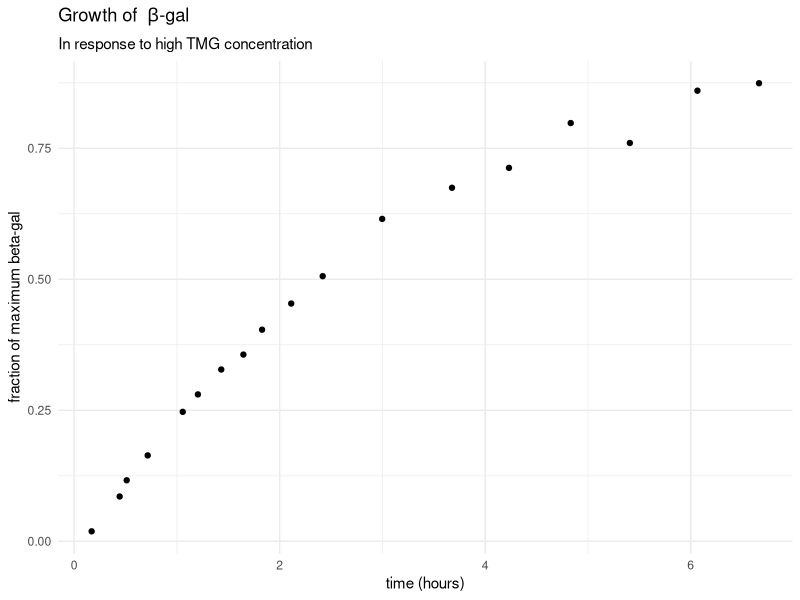
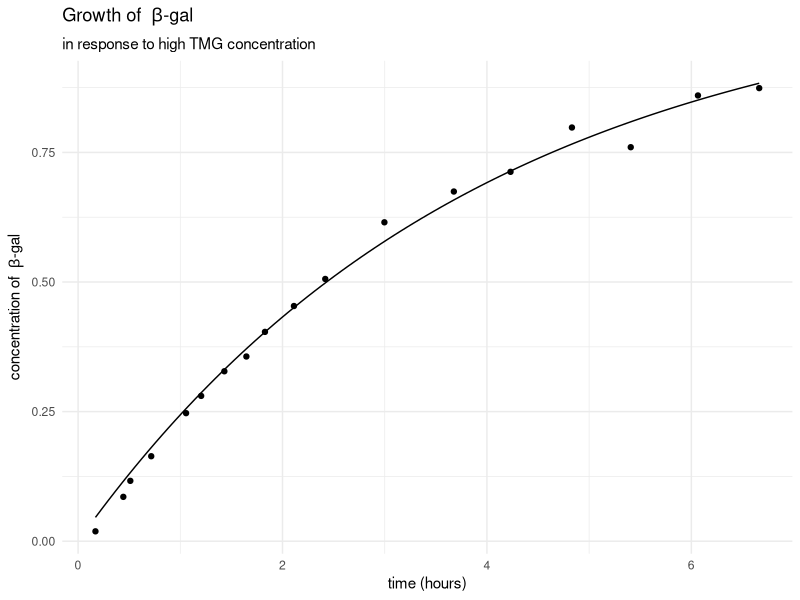
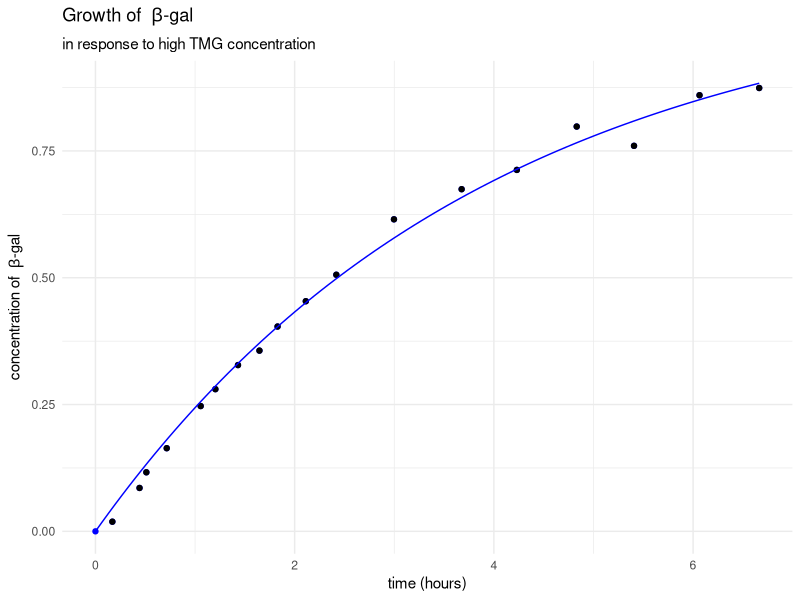
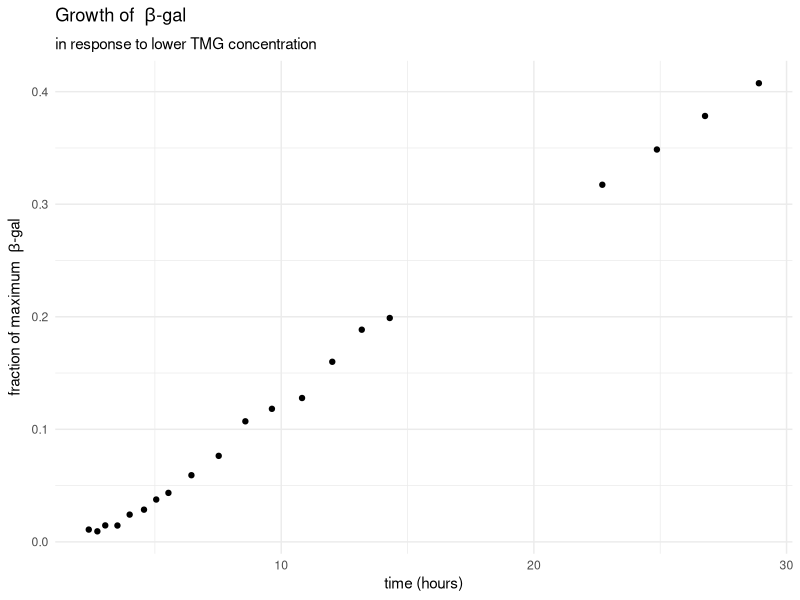
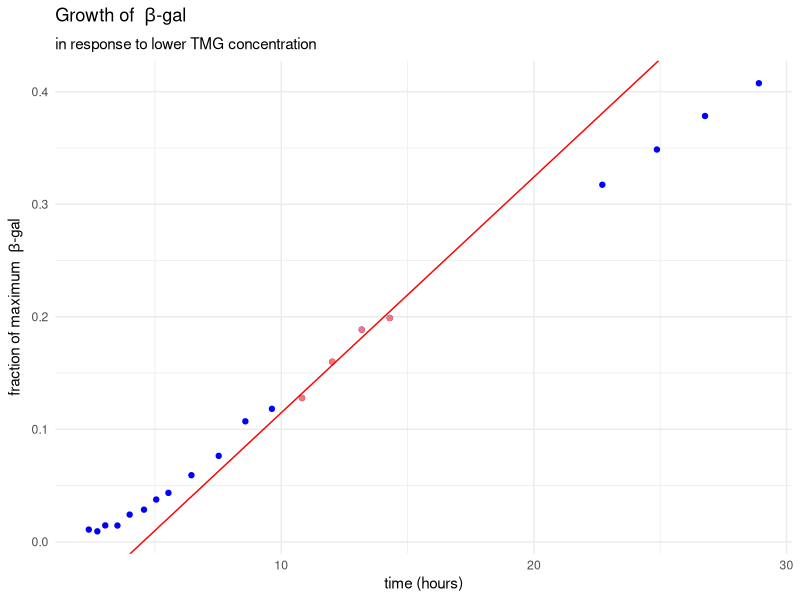
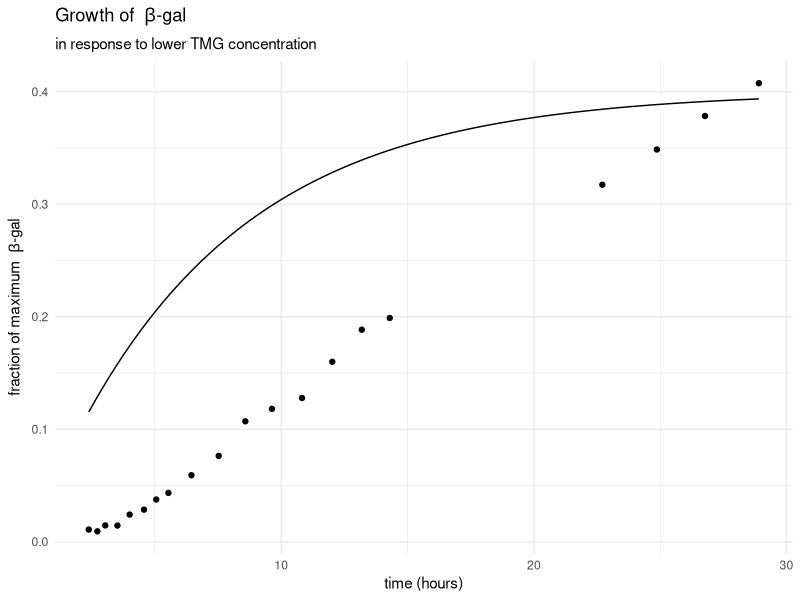
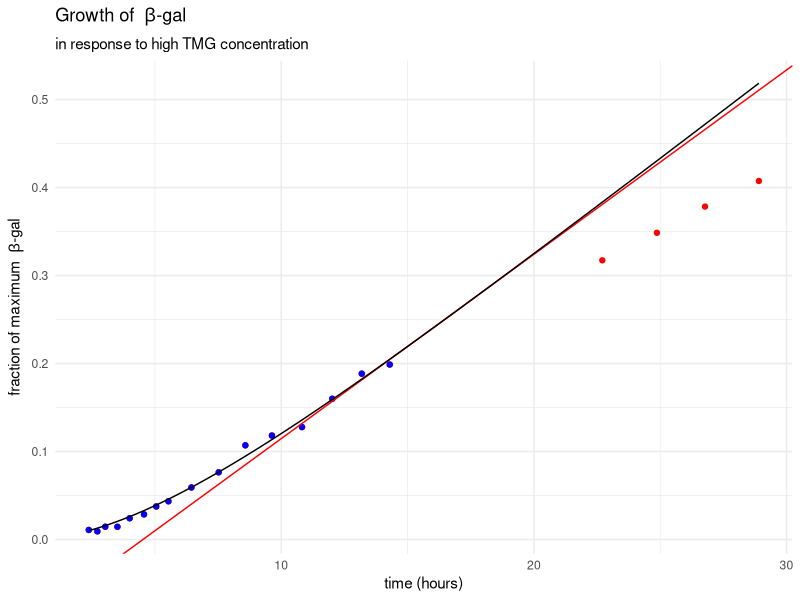

These charts were generated, in order, by the following R code:
## ---- chunk 1
knitr::opts_chunk$set(echo = FALSE)
library(tidyverse)
theme_set(theme_minimal())
## ---- chunk 2
#import A;
novick_a <- read.csv("data/g149novickA.csv", header = FALSE) 
novick_a <- novick_a %>%   
  # separate columns and add titles;
  separate_wider_delim(1, ",", names = c("t", "concentration")) %>%
  # render as number
  mutate_if(is.character, as.numeric) %>%
  # show result
  print()

#import B; 
novick_b <- read.csv("data/g149novickB.csv", header = FALSE) 
novick_b <- novick_b %>%   
  # separate columns and add titles;
  separate_wider_delim(1, ",", names = c("t", "concentration")) %>% 
  # render as number
  mutate_if(is.character, as.numeric) %>%
  # show result
  print()

## ---- chunk 3
a_q1_graph <- novick_a %>%
  ggplot(aes(x = t, y = concentration)) + 
  geom_point() + 
  labs(
    title = expression(paste("Growth of  ", beta, "-gal")), 
    subtitle = "In response to high TMG concentration",
    x = "time (hours)", 
    y = "fraction of maximum beta-gal"
  ) 
print(a_q1_graph)
## ---- chunk 4
#define function
growth_a <- function (t, ampl, tau) (ampl*(1- exp(-(t/tau))))
  
#fit function without (0,0)
a_q2_fn <- nls(novick_a$concentration ~ growth_a(t, ampl, tau), data = novick_a, start = list(ampl = 1.26, tau = 2.62))

# store coefficients
coef_a2 <- coef(a_q2_fn)

# plot fitted curve over data
novick_a %>%
  ggplot(aes(x = t, y = concentration)) + 
  geom_point(data = novick_a) + 
  labs( 
    title = expression(paste("Growth of  ", beta, "-gal")), 
    subtitle = "in response to high TMG concentration", 
    x = "time (hours)", 
    y = expression(paste("concentration of  ", beta, "-gal"))
  )+
  stat_function(fun = growth_a, 
                args = c(ampl = coef_a2[[1]], 
                         tau = coef_a2[[2]]))
## ---- chunk 5

#fit data with (0,0)

# add (0,0) to data
a_q3_df <- novick_a %>%
  rbind(c(0,0))
# fit data again
a_q3_fit <- nls(a_q3_df$concentration ~ growth_a(t, ampl, tau), data = a_q3_df, start = list(ampl = 1.26, tau = 2.62))

coef_a3 <- coef(a_q3_fit)

coef_comp <- coef_a2 %>% 
  rbind (coef_a3) %>%
  print()
print(summary(a_q3_fit))
# plot new fitted curve over data
a_q3_df %>%
  ggplot(aes(x = t, y = concentration)) + 
  geom_point(color = "blue")+
  geom_point(data = novick_a) + 
  labs( 
    title = expression(paste("Growth of  ", beta, "-gal")), 
    subtitle = "in response to high TMG concentration", 
    x = "time (hours)", 
    y = expression(paste("concentration of  ", beta, "-gal"))
  )+
  stat_function(color = "blue", 
    fun = growth_a, 
                args = c(ampl = coef_a3[[1]], 
                         tau = coef_a3[[2]]))

## ---- chunk 6
novick_b %>%
  ggplot(aes(x = t, y = concentration)) + 
  geom_point() + 
  labs(
    title = expression(paste("Growth of  ", beta, "-gal")), 
    subtitle = "in response to lower TMG concentration", 
    x = "time (hours)", 
    y = expression(paste("fraction of maximum  ", beta, "-gal"))
  ) 
## ---- chunk 7
# get data for 10<=t<=15
b_q2 <- novick_b %>% 
  filter(t >= 10) %>% 
  filter(t <= 15)
# fit straight line for 10<= t <= 15

b_q2_fit <- lm(b_q2$concentration ~ b_q2$t)
coef_b2 <- coef(b_q2_fit)
b_q2_summ <- summary(b_q2_fit)

print(coef_b2)

  # plot
novick_b %>%
  ggplot(aes(x = t, y = concentration)) + 
  geom_point(color = "blue") + 
  geom_point(data = b_q2, aes(color = "red"))+ 
  labs(
    title = expression(paste("Growth of  ", beta, "-gal")), 
    subtitle = "in response to lower TMG concentration", 
    x = "time (hours)", 
    y = expression(paste("fraction of maximum  ", beta, "-gal"))
  ) + 
  geom_abline(color = "red",
    intercept = coef_b2[[1]], 
    slope = coef_b2[[2]])  + 
  theme(legend.position = "none")

# compare fit
print(b_q2_summ)

# fit same line over the entire dataset
# predict with linear model with entire dataset
b_q2_pred <- predict(b_q2_fit, newdata = data.frame(t = b_q2$t))
b_q2_mse <- mean((b_q2$concentration - b_q2_pred)^2)

b_q2_pred_all <- predict(b_q2_fit, newdata = data.frame(t = novick_b$t))
b_q2_mse_all <- mean((novick_b$concentration - b_q2_pred_all)^2)

tibble(MSE = c(b_q2_mse, b_q2_mse_all)) %>%
  signif(3) %>%
  mutate(data = c("10<= t <= 15", "entire dataset")) %>%
  print()


## ---- chunk 8
# fit function from a
# define function
growth_b3 <- function (t, ampl, tau) (ampl*(1- exp(-(t/tau))))

# generate an example function
# downscale function from A

# plot the fitted function
novick_b %>%
  ggplot(aes(x = t, y = concentration)) + 
  geom_point() + 
  labs( 
    title = expression(paste("Growth of  ", beta, "-gal")), 
    subtitle = "in response to lower TMG concentration", 
    x = "time (hours)", 
    y = expression(paste("fraction of maximum  ", beta, "-gal"))
  )  +
  stat_function(fun = growth_b3, 
                args = c(ampl = 0.4, 
                         tau = 7))
## ---- chunk 9
# Separate data for t<= 15

b_q4_df <- novick_b %>%
  filter(t <= 15)


# define function
growth_b4 <- function (t, beta, tau) (beta * (-1 + t/tau + exp(-t/tau)))

# fit function
b_q4 <- nls(b_q4_df$concentration ~ growth_b4(t, beta, tau), 
            data = b_q4_df, start = list(beta = 1, tau = 3.9))

coef_b4 <- coef(b_q4)

# plot the new fitted function
# the data of t>15 is in blue and the rest is in red

b_q4_df %>%
  ggplot(aes(x = t, y = concentration)) + 
  geom_point(data = novick_b, color = "red")+
  geom_point(color = "blue") + 
  labs( 
    title = expression(paste("Growth of  ", beta, "-gal")), 
    subtitle = "in response to high TMG concentration", 
    x = "time (hours)", 
    y = expression(paste("fraction of maximum  ", beta, "-gal"))
    )  +
  geom_abline(color = "red",
              intercept = coef_b2[[1]], 
              slope = coef_b2[[2]]) +
  stat_function(fun = growth_b4, 
                args = c(beta = coef_b4[[1]], 
                         tau = coef_b4[[2]])) +
  theme(legend.position = "none")
